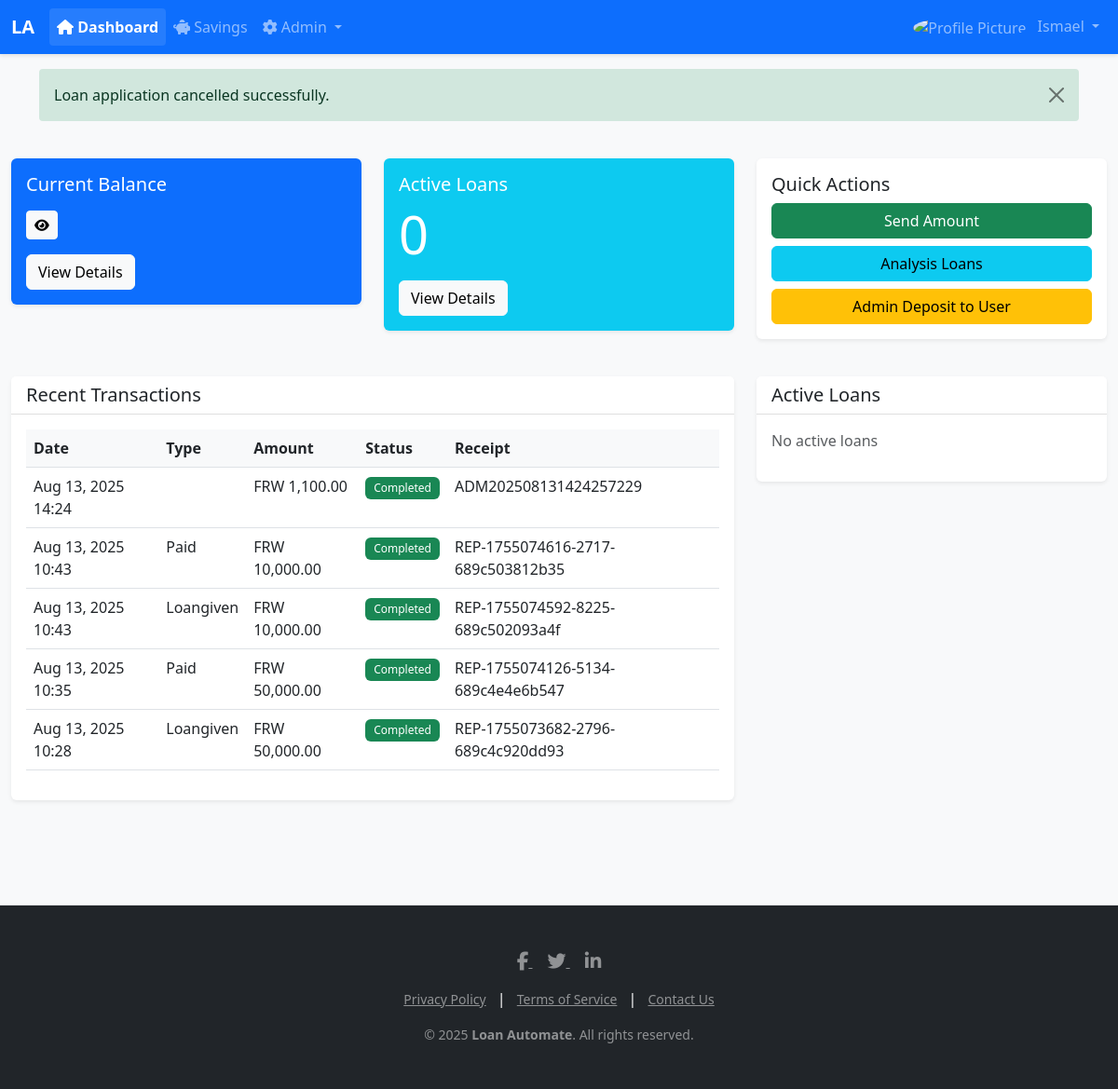
/dashboard.php (signed in), run on the app's committed database.
### tables this page shows
CREATE TABLE `users` (
  `user_id` varchar(36) NOT NULL,
  `username` varchar(50) NOT NULL,
  `password` varchar(255) NOT NULL,
  `full_name` varchar(100) NOT NULL,
  `email` varchar(100) DEFAULT NULL,
  `profile_picture` varchar(255) DEFAULT NULL,
  `phone_number` varchar(20) NOT NULL,
  `role` enum('admin','customer') NOT NULL DEFAULT 'customer',
  `status` enum('active','inactive') NOT NULL DEFAULT 'active',
  `account_number` varchar(20) NOT NULL,
  `amount` decimal(10,2) DEFAULT 0.00,
  `created_at` timestamp NOT NULL DEFAULT current_timestamp(),
  `updated_at` timestamp NOT NULL DEFAULT current_timestamp() ON UPDATE current_timestamp(),
  `password_changed_at` timestamp NULL DEFAULT NULL,
  `login_attempts` int(11) DEFAULT 0,
  `last_login_attempt` timestamp NULL DEFAULT NULL,
  `is_locked` tinyint(1) DEFAULT 0,
  `lockout_until` timestamp NULL DEFAULT NULL
);

CREATE TABLE `transactions` (
  `transaction_id` int(11) NOT NULL,
  `user_id` varchar(36) NOT NULL,
  `account_number` varchar(20) NOT NULL,
  `loan_id` int(11) DEFAULT NULL,
  `type` enum('savings','repayment','admin_deposit','loangiven','paid') NOT NULL,
  `amount` decimal(10,2) NOT NULL,
  `status` enum('pending','completed','failed') NOT NULL DEFAULT 'pending',
  `transaction_date` datetime NOT NULL DEFAULT current_timestamp(),
  `reference_number` varchar(50) DEFAULT NULL,
  `payment_method` varchar(50) NOT NULL,
  `notes` text DEFAULT NULL,
  `created_at` datetime NOT NULL DEFAULT current_timestamp(),
  `updated_at` datetime DEFAULT NULL ON UPDATE current_timestamp()
);

### includes/utilities.php (called while the page is built, shortened)
<?php
$base_url = '/LOAN_AUTOMATE';
function url($path = '')
{
    global $base_url;
    return $base_url . '/' . ltrim($path, '/');
}

### config/database.php (called while the page is built, shortened)
<?php
class Database {
    private $connection;
    private static $instance = null;
    private function __construct() {
        $this->connection = new mysqli(DB_HOST, DB_USER, DB_PASS, DB_NAME);
    }
    public static function getInstance() {
        if (self::$instance == null) {
            self::$instance = new Database();
        }
        return self::$instance;
    }
    public function query($sql) {
        return $this->connection->query($sql);
    }
}
?>

### includes/auth.php (called while the page is built, shortened)
<?php
require_once __DIR__ . '/database.php';
require_once __DIR__ . '/utilities.php';
class Auth
{
    private $db;
    public function __construct()
    {
        $this->db = Database::getInstance();
    }
    public function isLoggedIn()
    {
        return isset($_SESSION['user_id']);
    }
    public function getCurrentUser()
    {
        if ($this->isLoggedIn()) {
            $userId = $_SESSION['user_id'];
            $query = "SELECT user_id, username, full_name, email, profile_picture, phone_number, account_number, role, status, amount, created_at, updated_at, password_changed_at FROM users WHERE user_id = '$userId'";
            $result = $this->db->query($query);
            return $result->fetch_assoc();
        }
        return null;
    }
    public function hasRole($role)
    {
        return isset($_SESSION['role']) && $_SESSION['role'] === $role;
    }
}
?>

### dashboard.php (the view, shortened to what this page needs)
<?php
require_once 'includes/auth.php';
require_once 'includes/auth.php';
$auth = new Auth();
$savingsManager = new SavingsManager();
$userId = $_SESSION['user_id'];
$user = $auth->getCurrentUser();
if ($auth->hasRole('admin')) {
    $query = "SELECT * FROM transactions WHERE user_id = '$userId' ORDER BY transaction_date DESC LIMIT 5";
    $result = Database::getInstance()->query($query);
    $recentTransactions = [];
    while ($row = $result->fetch_assoc()) {
        $recentTransactions[] = $row;
    }
} else {
    $balance = $user['amount'];
    $recentTransactions = $savingsManager->getTransactionHistory($user['account_number'], ['limit' => 5]);
}
if ($auth->hasRole('admin')) {
    $query = "SELECT COUNT(*) as active_loans FROM loans WHERE status = 'active'";
    $result = Database::getInstance()->query($query);
    $row = $result->fetch_assoc();
    $activeLoansCount = $row['active_loans'];
} else {
    $query = "SELECT COUNT(*) as active_loans FROM loans WHERE user_id = '$userId' AND status IN ('active', 'pending')";
    $result = Database::getInstance()->query($query);
    $row = $result->fetch_assoc();
    $activeLoansCount = $row['active_loans'];
}
$activeLoans = [];
require_once 'templates/header.php';
?>
<div class="row">
    <div class="col-md-4 mb-4">
        <div class="card bg-primary text-white">
            <div class="card-body">
                <h5 class="card-title">Current Balance</h5>
                <button class="btn btn-light btn-sm mt-2 toggle-balance" type="button" data-bs-toggle="collapse"
                    data-bs-target="#dashboardBalanceCollapse" aria-expanded="false"
                    aria-controls="dashboardBalanceCollapse" title="Toggle Balance Visibility">
                    <i class="fas fa-eye"></i>
                </button>
                <div class="mt-3">
                    <a href="savings.php" class="btn btn-light">View Details</a>
                </div>
            </div>
        </div>
    </div>
    <div class="col-md-4 mb-4">
        <div class="card bg-info text-white">
            <div class="card-body">
                <h5 class="card-title">Active Loans</h5>
                <h2 class="display-4"><?php echo $activeLoansCount; ?></h2>
                <div class="mt-3">
                    <a href="loans.php" class="btn btn-light">View Details</a>
                </div>
            </div>
        </div>
    </div>
    <div class="col-md-4 mb-4">
        <div class="card">
            <div class="card-body">
                <h5 class="card-title">Quick Actions</h5>
                <div class="d-grid gap-2">
                    <a href="savings.php?action=send" class="btn btn-success">Send Amount</a>
                    <?php if ($auth->hasRole('admin')): ?>
                        <a href="loan_analysis.php" class="btn btn-info">Analysis Loans</a>
                    <?php endif; ?>
                    <?php if ($auth->hasRole('admin')): ?>
                        <a href="admin_deposit.php" class="btn btn-warning">Admin Deposit to User</a>
                    <?php endif; ?>
                </div>
            </div>
        </div>
    </div>
</div>
<div class="row">
    <div class="col-md-8 mb-4">
        <div class="card">
            <div class="card-header">
                <h5 class="card-title mb-0">Recent Transactions</h5>
            </div>
            <div class="card-body">
                <?php if (empty($recentTransactions)): ?>
                    <p class="text-muted">No recent transactions</p>
                <?php else: ?>
                    <div class="table-responsive">
                        <table class="table table-hover">
                            <thead>
                                <tr>
                                    <th>Date</th>
                                    <th>Type</th>
                                    <th>Amount</th>
                                    <th>Status</th>
                                    <th>Receipt</th>
                                </tr>
                            </thead>
                            <tbody>
                                <?php foreach ($recentTransactions as $transaction): ?>
                                    <tr>
                                        <td><?php echo date('M d, Y H:i', strtotime($transaction['transaction_date'])); ?></td>
                                        <td><?php echo ucfirst($transaction['type'] ?? $transaction['transaction_type'] ?? ''); ?>
                                        </td>
                                        <td>FRW <?php echo number_format(abs($transaction['amount']), 2); ?></td>
                                        <td>
                                            <span
                                                class="badge bg-<?php echo $transaction['status'] === 'completed' ? 'success' : 'warning'; ?>">
                                                <?php echo ucfirst($transaction['status']); ?>
                                            </span>
                                        </td>
                                        <td><?php echo $transaction['reference_number'] ?? $transaction['receipt_number'] ?? ''; ?>
                                        </td>
                                    </tr>
                                <?php endforeach; ?>
                            </tbody>
                        </table>
                    </div>
                <?php endif; ?>
            </div>
        </div>
    </div>
    <div class="col-md-4 mb-4">
        <div class="card">
            <div class="card-header">
                <h5 class="card-title mb-0">Active Loans</h5>
            </div>
            <div class="card-body">
                <?php if (count($activeLoans) == 0): ?>
                    <p class="text-muted">No active loans</p>
                <?php endif; ?>
            </div>
        </div>
    </div>
</div>
<?php require_once 'templates/footer.php'; ?>

### templates/header.php (shortened to what this page needs)
<?php
require_once __DIR__ . '/../includes/auth.php';
require_once __DIR__ . '/../includes/utilities.php';
$auth = new Auth();
$current_page = basename($_SERVER['PHP_SELF']);
$user = null;
if ($auth->isLoggedIn()) {
    $user = $auth->getCurrentUser();
}
?>
<!DOCTYPE html>
<html lang="en">
<head>
    <link href="https://cdn.jsdelivr.net/npm/bootstrap@5.3.0/dist/css/bootstrap.min.css" rel="stylesheet">
    <link href="https://cdnjs.cloudflare.com/ajax/libs/font-awesome/6.0.0/css/all.min.css" rel="stylesheet">
    <link href="<?php echo url('assets/css/style.css'); ?>" rel="stylesheet">
</head>
<body>
    <nav class="navbar navbar-expand-lg navbar-dark bg-primary">
        <div class="container-fluid">
            <a class="navbar-brand" href="<?php echo url(); ?>">LA</a>
            <div class="collapse navbar-collapse" id="navbarNav">
                <?php if ($auth->isLoggedIn()): ?>
                    <ul class="navbar-nav me-auto">
                        <li class="nav-item">
                            <a class="nav-link <?php echo $current_page === 'dashboard.php' ? 'active' : ''; ?>"
                                href="<?php echo url('dashboard.php'); ?>">
                                <i class="fas fa-home"></i> Dashboard
                            </a>
                        </li>
                        <li class="nav-item">
                            <a class="nav-link <?php echo $current_page === 'savings.php' ? 'active' : ''; ?>"
                                href="<?php echo url('savings.php'); ?>">
                                <i class="fas fa-piggy-bank"></i> Savings
                            </a>
                        </li>
                        <?php if ($auth->hasRole('admin')): ?>
                            <li class="nav-item dropdown">
                                <a class="nav-link dropdown-toggle" href="#" id="adminDropdown" role="button"
                                    data-bs-toggle="dropdown">
                                    <i class="fas fa-cog"></i> Admin
                                </a>
                            </li>
                        <?php endif; ?>
                    </ul>
                    <ul class="navbar-nav">
                        <li class="nav-item dropdown">
                            <a class="nav-link dropdown-toggle" href="#" id="userDropdown" role="button"
                                data-bs-toggle="dropdown" aria-expanded="false">
                                <?php
                                $profile_pic_src = PROFILE_PICS_DIR . ($user['profile_picture'] ?? 'default_avatar.png');
                                if (!file_exists($profile_pic_src) || is_dir($profile_pic_src)) {
                                    $profile_pic_src = PROFILE_PICS_DIR . 'default_avatar.png';
                                }
                                ?>
                                <img src="<?php echo url($profile_pic_src); ?>" alt="Profile Picture"
                                    class="header-profile-pic">
                                <?php echo htmlspecialchars($user['username']); ?>
                            </a>
                        </li>
                    </ul>
                <?php endif; ?>
            </div>
        </div>
    </nav>
    <?php if (isset($_SESSION['success'])): ?>
        <div class="container mt-3">
            <div class="alert alert-success alert-dismissible fade show" role="alert">
                <?php
                echo $_SESSION['success'];
                ?>
                <button type="button" class="btn-close" data-bs-dismiss="alert"></button>
            </div>
        </div>
    <?php endif; ?>
    <div class="container-fluid py-4">

### templates/footer.php (shortened to what this page needs)
</div>
<footer class="footer mt-5 py-5 bg-dark text-white border-top">
    <div class="container text-center">
        <div class="mb-3">
            <a href="https://facebook.com/loanautomate" target="_blank" class="mx-2 text-white-50" title="Visit us on Facebook"
                aria-label="Facebook">
                <i class="fab fa-facebook-f fa-lg"></i>
            </a>
            <a href="https://twitter.com/loanautomate" target="_blank" class="mx-2 text-white-50" title="Visit us on Twitter"
                aria-label="Twitter">
                <i class="fab fa-twitter fa-lg"></i>
            </a>
            <a href="https://linkedin.com/company/loan-automate" target="_blank" class="mx-2 text-white-50" title="Visit us on LinkedIn"
                aria-label="LinkedIn">
                <i class="fab fa-linkedin-in fa-lg"></i>
            </a>
        </div>
        <div class="mb-3">
            <a href="<?php echo url('privacy_policy.php'); ?>" class="text-white-50 mx-2 small">Privacy Policy</a>
            |
            <a href="<?php echo url('terms_of_service.php'); ?>" class="text-white-50 mx-2 small">Terms of Service</a>
            |
            <a href="<?php echo url('contact_us.php'); ?>" class="text-white-50 mx-2 small">Contact Us</a>
        </div>
        <p class="mb-0 text-white-50 small">
            &copy; <?php echo date('Y'); ?> <strong>Loan Automate</strong>. All rights reserved.
        </p>
    </div>
</footer>
</body>
</html>

### assets/css/style.css (style rules this page uses)
body { min-height: 100vh; display: flex; flex-direction: column; background-color: #f8f9fa; }
.navbar { box-shadow: 0 2px 4px rgba(0,0,0,.1); }
.navbar-brand { font-weight: bold; }
.card { box-shadow: 0 0.125rem 0.25rem rgba(0,0,0,.075); border: none; margin-bottom: 1rem; }
.card-header { background-color: #fff; border-bottom: 1px solid rgba(0,0,0,.125); }
.btn { font-weight: 500; }
.table th { font-weight: 600; background-color: #f8f9fa; }
.badge { font-weight: 500; padding: 0.5em 0.75em; }
.alert { border: none; border-radius: 0.25rem; }

### templates/header.php (style rules this page uses)
.navbar-nav .nav-link.active { font-weight: bold; background-color: rgba(255, 255, 255, 0.1); border-radius: 4px; }
.header-profile-pic { width: 30px; height: 30px; border-radius: 50%; object-fit: cover; margin-right: 8px; }

### data on the page
users: username "Ismael"
transactions: transaction_date "Aug 13, 2025 14:24", amount "1,100.00", status "Completed", reference_number "ADM202508131424257229"
transactions: transaction_date "Aug 13, 2025 10:43", type "Paid", amount "10,000.00", status "Completed", reference_number "REP-1755074616-2717-689c503812b35"
transactions: transaction_date "Aug 13, 2025 10:43", type "Loangiven", amount "10,000.00", status "Completed", reference_number "REP-1755074592-8225-689c502093a4f"
transactions: transaction_date "Aug 13, 2025 10:35", type "Paid", amount "50,000.00", status "Completed", reference_number "REP-1755074126-5134-689c4e4e6b547"
transactions: transaction_date "Aug 13, 2025 10:28", type "Loangiven", amount "50,000.00", status "Completed", reference_number "REP-1755073682-2796-689c4c920dd93"

### other printed values
$_SESSION['success'] "Loan application cancelled successfully."
$activeLoansCount "0"
